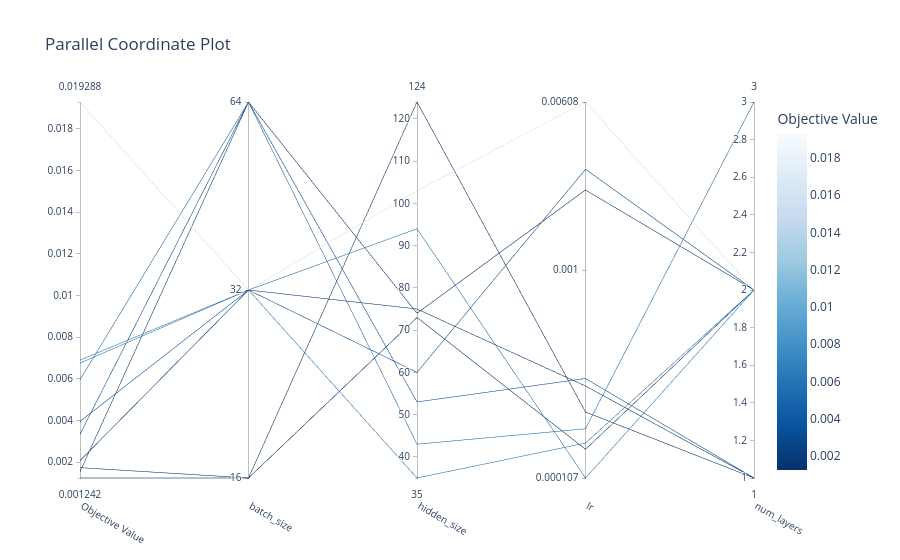

Source (notebook cell):
### Code cell
vis.plot_parallel_coordinate(study)

### Figure 1 — Plotly figure (JSON) as saved in the notebook; plotly's stock layout.template omitted (floating-point values rounded to 4 significant figures)
{"data": [{"dimensions": [{"label": "Objective Value", "range": [0.001242, 0.01929], "values": [0.001242, 0.001739, 0.006903, 0.01929, 0.002076, 0.006758, 0.003959, 0.00154, 0.00596, 0.003339]}, {"label": "batch_size", "range": [0, 2], "ticktext": ["16", "32", "64"], "tickvals": [0, 1, 2], "values": [0, 0, 1, 1, 1, 1, 1, 2, 2, 2]}, {"label": "hidden_size", "range": [35, 124], "values": [124, 73, 94, 103, 75, 35, 60, 74, 43, 53]}, {"label": "lr", "range": [-3.969, -2.216], "ticktext": ["0.000107", "0.001", "0.00608"], "tickvals": [-3.969, -3, -2.216], "values": [-3.661, -3.835, -3.969, -2.216, -3.54, -3.806, -2.53, -2.626, -3.739, -3.505]}, {"label": "num_layers", "range": [1, 3], "values": [1, 2, 2, 2, 1, 2, 2, 2, 3, 1]}], "labelangle": 30, "labelside": "bottom", "line": {"color": [0.001242, 0.001739, 0.006903, 0.01929, 0.002076, 0.006758, 0.003959, 0.00154, 0.00596, 0.003339], "colorbar": {"title": {"text": "Objective Value"}}, "colorscale": [[0, "rgb(247,251,255)"], [0.125, "rgb(222,235,247)"], [0.25, "rgb(198,219,239)"], [0.375, "rgb(158,202,225)"], [0.5, "rgb(107,174,214)"], [0.625, "rgb(66,146,198)"], [0.75, "rgb(33,113,181)"], [0.875, "rgb(8,81,156)"], [1, "rgb(8,48,107)"]], "reversescale": true, "showscale": true}, "type": "parcoords"}], "layout": {"title": {"text": "Parallel Coordinate Plot"}}}
